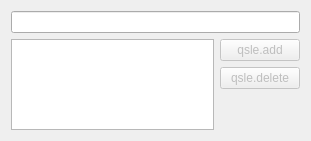
<?xml version="1.0" encoding="UTF-8"?>
<ui version="4.0">
 <class>QStringListEdit</class>
 <widget class="QWidget" name="QStringListEdit">
  <property name="geometry">
   <rect>
    <x>0</x>
    <y>0</y>
    <width>311</width>
    <height>141</height>
   </rect>
  </property>
  <property name="windowTitle">
   <string>Form</string>
  </property>
  <layout class="QVBoxLayout" name="verticalLayout_2">
   <item>
    <widget class="QLineEdit" name="qsle_lineedit"/>
   </item>
   <item>
    <layout class="QHBoxLayout" name="horizontalLayout">
     <item>
      <widget class="QListView" name="qsle_listview"/>
     </item>
     <item>
      <layout class="QVBoxLayout" name="verticalLayout">
       <item>
        <widget class="QPushButton" name="qsle_add">
         <property name="enabled">
          <bool>false</bool>
         </property>
         <property name="text">
          <string>qsle.add</string>
         </property>
        </widget>
       </item>
       <item>
        <widget class="QPushButton" name="qsle_delete">
         <property name="enabled">
          <bool>false</bool>
         </property>
         <property name="text">
          <string>qsle.delete</string>
         </property>
        </widget>
       </item>
       <item>
        <spacer name="verticalSpacer">
         <property name="orientation">
          <enum>Qt::Vertical</enum>
         </property>
         <property name="sizeHint" stdset="0">
          <size>
           <width>20</width>
           <height>40</height>
          </size>
         </property>
        </spacer>
       </item>
      </layout>
     </item>
    </layout>
   </item>
  </layout>
 </widget>
 <resources/>
 <connections/>
</ui>
